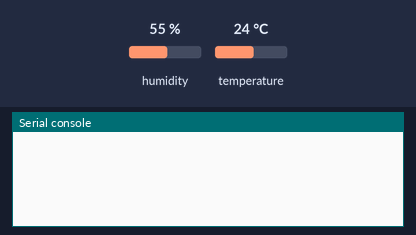
The program below on a simulated ESP32 board running MicroPython. On the bench: the last lines printed to the serial console. The inputs (shaded band) are chosen by the test bench; at power-on: humidity 55 %, temperature 24 °C.

Above: at 1.2 s.
1.3 s: humidity set to 22 %
At 2.3 s:
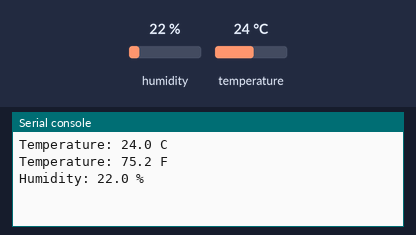
4.3 s: temperature set to 12 °C
At 7.0 s:
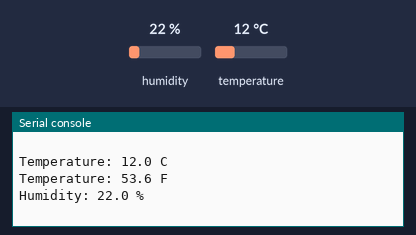
7.3 s: humidity set to 40 %
At 9.4 s:
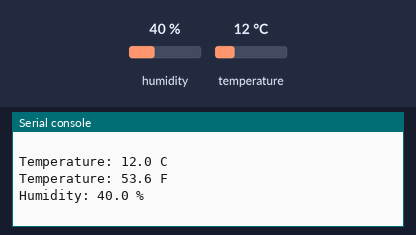

Measured:
- after the input at 1.3 s, the serial console: prints a new line after 0.72 s (image 1)
- after the input at 4.3 s, the serial console: prints a new line after 1.8 s (image 2)
- after the input at 7.3 s, the serial console: prints a new line after 0.79 s (image 3)

The program:

05-ReadDHT11Sensor.py
```python
import dht
from machine import Pin
from time import sleep

sensor = dht.DHT11(Pin(4))

while True:
  try:
    sleep(2)
    sensor.measure()
    temp = sensor.temperature()
    hum = sensor.humidity()
    temp_f = temp * (9/5) + 32.0
    print('Temperature: %3.1f C' %temp)
    print('Temperature: %3.1f F' %temp_f)
    print('Humidity: %3.1f %%' %hum)
    print()
  except OSError as e:
    print('Failed to read sensor.')
```
